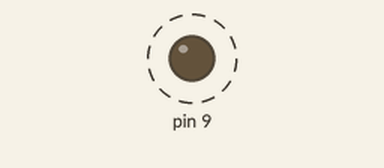
Simulated run of this sketch. Board: Arduino Uno, built with avr-gcc and run on an emulated ATmega328P. On the bench: output pins drawn as LEDs (lit = HIGH). Dashed ring = blinking.

Above: at 0.6 s.
Timing chart, 0 to 3.0 s (numbered marks = the images above):
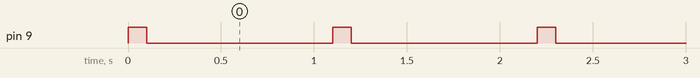

The sketch:

Blink.ino
```cpp
/* This sketch meets the acceptance criteria of this task: https://trello.com/c/N8ml0RLg/10-blink-an-led */

void setup() {
  pinMode(9,OUTPUT);
}
/* This is the setup of my blink program */

void loop()  {
  digitalWrite(9, HIGH);
  delay(100);
  digitalWrite(9,LOW);
  delay(1000);
}
/* This is a code of my light turning on and off. */
```

Measured:
- by itself, pin 9: alternates HIGH for 0.10 s and LOW for 1.0 s
